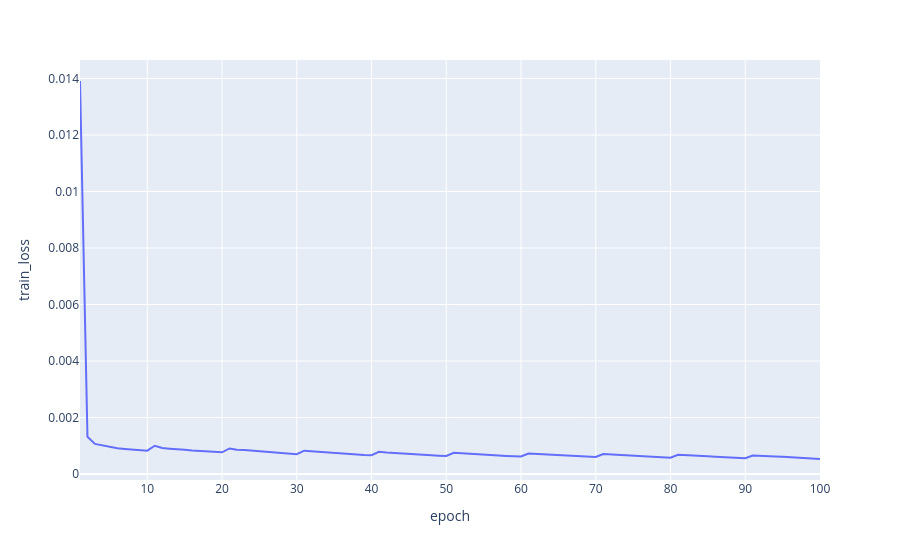

Notebook cell for this chart:
### Markdown cell above
### RMSE of fifth Input

### Code cell
df_path = "./saved_runs/with_combined_pv_sizes/train_history.csv"
df = pd.read_csv(df_path)
fig = px.line(df, x="epoch", y="train_loss")
fig.show()
